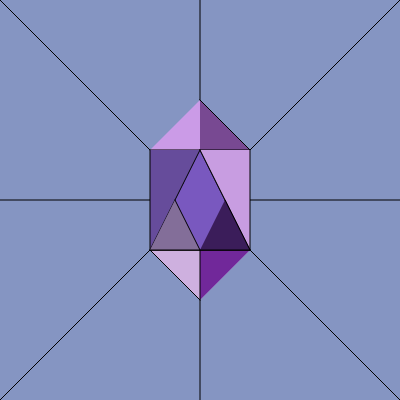
Frame 1 (no input)
Frame 60 (no input): identical to frame 1, image omitted
Frame 120 (the mouse pressed at the canvas centre since frame 60): identical to frame 1, image omitted

The p5.js sketch that drew this single still picture (run headless with seeded random() and noise() and a simulated clock; from frame 60 on, the mouse is pressed at the canvas centre):

// p5.js sketch
// ── sketch.js
function preload(){
  // preload assets
}


function setup() {
  createCanvas(400, 400);
  
}


function draw() {
background("#8595C2");


  
  

  
 

stroke(0);
  line(400, 400, 0, 0);
  line(0, 400, 400, 0);
  line(200, 0, 200 ,400);
  line(400, 200, 0, 200);

fill('#CB9BE7');
  beginShape();
  vertex(150, 150);
  vertex(250, 150);
  vertex(200, 100);
  endShape();

fill('#CEB0DF');
  beginShape();
  vertex(200, 300);
  vertex(150, 250);
  vertex(250, 250);
  endShape();

fill('#784992');
  beginShape();
  vertex(200, 150);
  vertex(250, 150);
  vertex(200, 100);
  endShape();
  
fill('#71289A');
  beginShape();
  vertex(200, 300);
  vertex(200, 250);
  vertex(250, 250);
  endShape();


fill('#7958BF');
  beginShape();
  vertex(150, 250);
  vertex(250, 250);
  vertex(200, 150);
  endShape();

fill('#C89DE1');
  beginShape();
  vertex(250, 150);
  vertex(250, 250);
  vertex(200, 150);
  endShape();

fill('#664C9B');
  beginShape();
  vertex(150, 150);
  vertex(150, 250);
  vertex(200, 150);
  endShape();

fill('#836E99');
  beginShape();
  vertex(150, 250);
  vertex(200, 250);
  vertex(175, 200);
  endShape();

fill('#3B1D5A');
  beginShape();
  vertex(200, 250);
  vertex(250, 250);
  vertex(225, 200);
  endShape();
}
